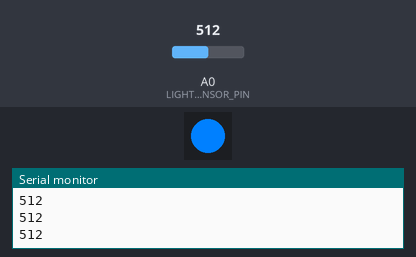
A program run on a simulated Arduino Uno, built with avr-gcc and run on an emulated ATmega328P. Parts: 1 RGB LEDs in strip order, left to right, the last lines printed to the serial monitor. The inputs (shaded band) are chosen by the test bench; at power-on: A0 (LIGHT_SENSOR_PIN) = 512.

Above: at 1.2 s.
1.3 s: A0 (LIGHT_SENSOR_PIN) set to 681
2.8 s: A0 (LIGHT_SENSOR_PIN) set to 718
At 4.0 s:
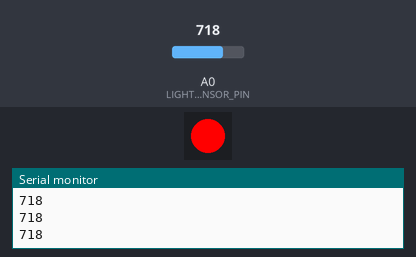
4.3 s: A0 (LIGHT_SENSOR_PIN) set to 290
At 5.6 s:
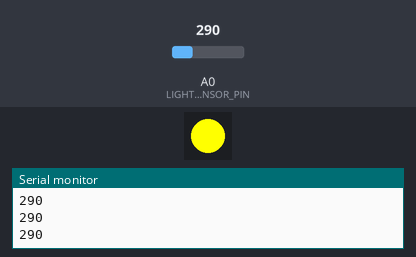
5.9 s: A0 (LIGHT_SENSOR_PIN) set to 307
At 6.9 s:
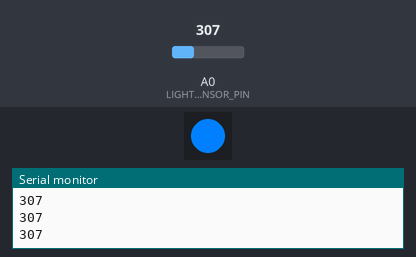
7.5 s: A0 (LIGHT_SENSOR_PIN) set to 122
At 8.3 s:
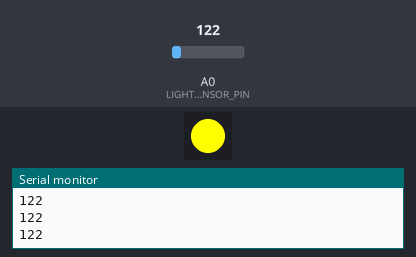
Timing chart, 0 to 10.1 s (numbered marks = the images above; inputs shaded):
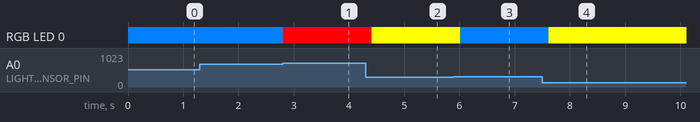

The program:

main.cpp
```cpp
#include <Arduino.h>
#include <Adafruit_NeoPixel.h>

#define LIGHT_SENSOR_PIN A0
#define LED_PIN 8

Adafruit_NeoPixel led(1, LED_PIN, NEO_GRB + NEO_KHZ800);

void setup() {
    Serial.begin(9600);
    led.begin();
    led.clear();
    led.show();
}

void loop() {
    int val = analogRead(LIGHT_SENSOR_PIN);
    Serial.println(val);

    if (val < 300) {
        // Vàng - sáng
        led.setPixelColor(0, led.Color(255, 255, 0));
    }
    else if (val < 700) {
        // Xanh dương - vừa
        led.setPixelColor(0, led.Color(0, 128, 255));
    }
    else {
        // Đỏ - tối
        led.setPixelColor(0, led.Color(255, 0, 0));
    }

    led.show();
    delay(200);
}
```

Measured:
- the behaviour switches between 699 and 700 on A0 (LIGHT_SENSOR_PIN) (found by bisection; images 0 and 1)
- the behaviour switches between 299 and 300 on A0 (LIGHT_SENSOR_PIN) (found by bisection; images 2 and 3)
- after the input at 2.8 s, RGB LED 0: RGB(0, 128, 255) → RGB(255, 0, 0) at once
- after the input at 4.3 s, RGB LED 0: RGB(255, 0, 0) → RGB(255, 255, 0) after 0.11 s
- after the input at 5.9 s, RGB LED 0: RGB(255, 255, 0) → RGB(0, 128, 255) after 0.12 s
- after the input at 7.5 s, RGB LED 0: RGB(0, 128, 255) → RGB(255, 255, 0) after 0.12 s
